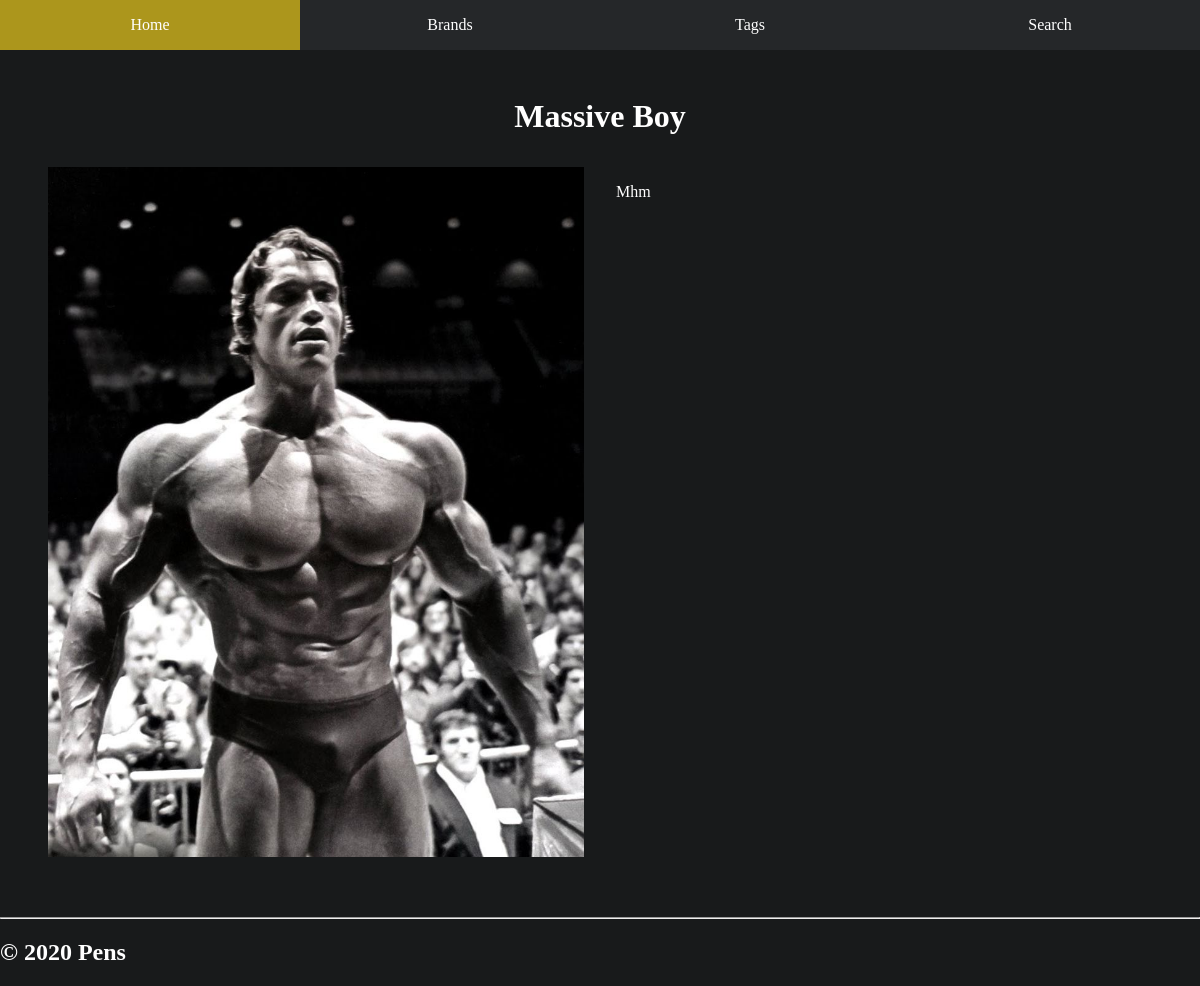
The app's page /brand/15, older data.
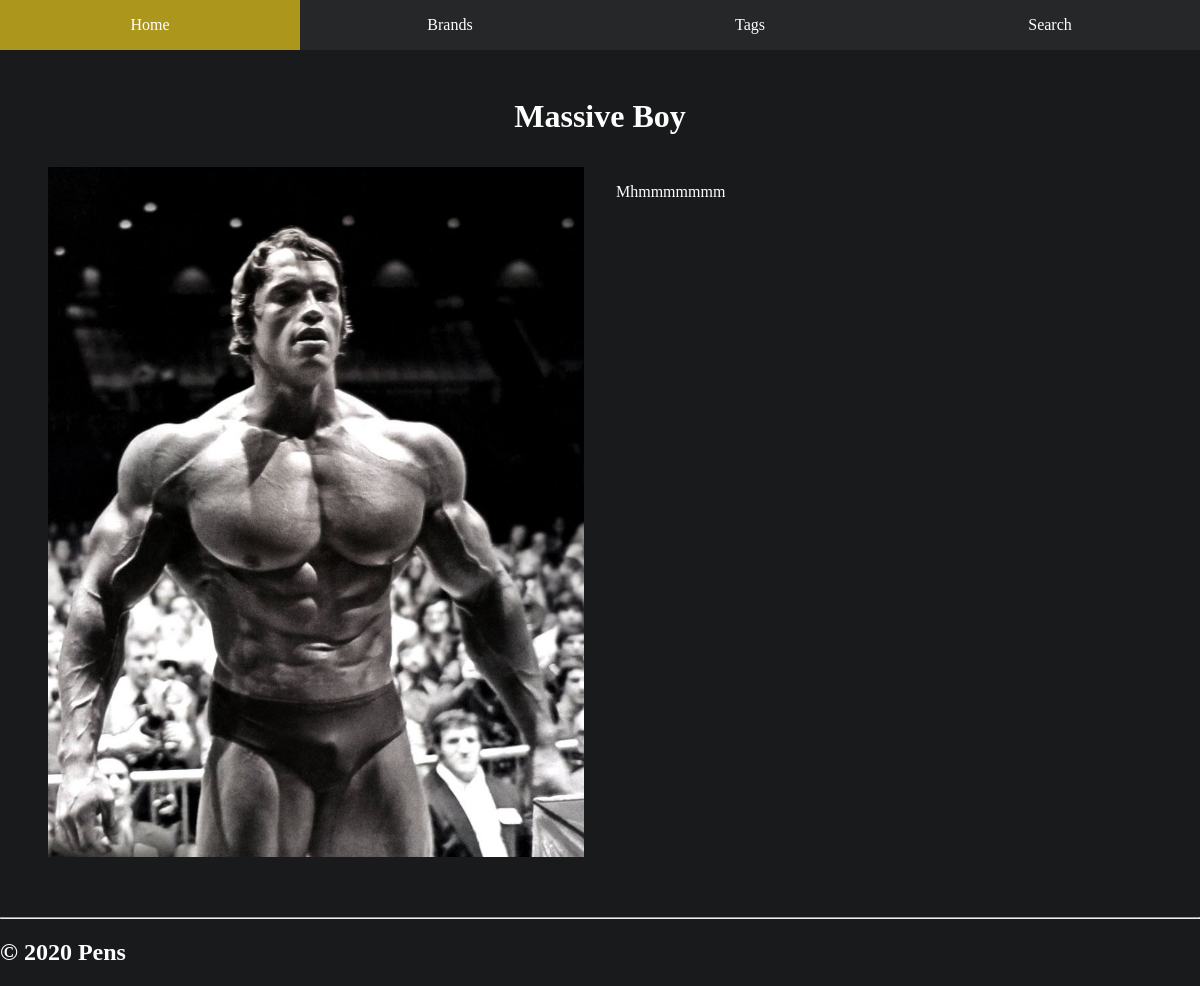
The same page, newer data.
### models.py (models this page shows, shortened)
class Brand(db.Model):
    __tablename__ = 'Brand'
    id = db.Column(db.Integer, primary_key = True)
    name = db.Column(db.String, nullable = False)
    desc = db.Column(db.Text)
    photo = db.Column(db.Text)
    deletable = db.Column(db.Boolean)
    pens = db.relationship('Pen', backref='brand')

### main.py (the view)
@app.route('/brand/<int:id>')
def brand(id):
    brand = models.Brand.query.filter_by(id=id).first_or_404()
    return render_template('brand.html', page_title=' BRANDS', brand = brand)

### templates/brand.html (shortened to what this page needs)
{% extends 'layout.html' %}
{% block content %}
<div id="item-page">
    <h1>{{brand.name}}</h1>
    <div id="item-page-container">
        <div id="page-photo">
            <img src="/static/images/brands/{{ brand.photo }}"/>
        </div>
        <div id="page-details">
            <p>{{brand.desc}}</p>
            <br>
        </div>
    </div>
</div>
{% endblock %}

### templates/layout.html (shortened to what this page needs)
<!doctype html>
<html>
    <head>
        <link rel="stylesheet" href="/static/css/style.css">
    </head>
    <body>
        <div id="main">
            {% include 'nav.html' %}
            {% block content %}{% endblock %}
            {% include 'footer.html' %}
        </div>
    </body>
</html>

### templates/nav.html
<nav>
    <a href ="/#home" class="navlink active">Home</a>
    <a href ="/#brands" class="navlink">Brands</a>
    <a href ="/#tags" class="navlink">Tags</a>
    <a>Search</a>
</nav>
<div style="padding-top: 50px;"></div>

### templates/footer.html
<footer>
    <hr>
    <h2>&copy; 2020 Pens</h2>
</footer>

### static/css/style.css (style rules this page uses)
html { height: 100%; }
body { background-color: #181a1b; color: white; margin: 0; height: 100%; overflow: hidden; font-family: cursive; --main-highlight-color: #ac961c; --navbar-items: 4; }
#main { scroll-behavior: smooth; scroll-padding-top: 50px; margin: 0; height: inherit; width: inherit; overflow-y: scroll; scroll-snap-type: y mandatory; }
nav { margin: 0; padding: 0; overflow: hidden; background-color: #252729; text-align: center; position: fixed; width: 100%; top: 0; z-index: 1000; transition: all 0.4s ease; display: grid; grid-template-columns: repeat(var(--navbar-items), 1fr); }
nav a { padding: 1rem 0; }
nav .active { background-color: var(--main-highlight-color) !important; }
a { text-decoration: none; color: white; }
h1 { text-align: center; margin: 0; padding: 1rem 0; }
#item-page { margin: 0; padding: 2rem; }
#item-page-container { width: 100%; display: flex; margin: 0; }
#page-photo { width: 50%; height: auto; padding: 1rem; }
#page-photo img { max-width: 100%; }
#page-details { width: 50%; padding: 1rem; height: auto; }

Row changes from the older to the newer data that the page shows:
changed Brand "Massive Boy": desc "Mhm" → "Mhmmmmmmm"
